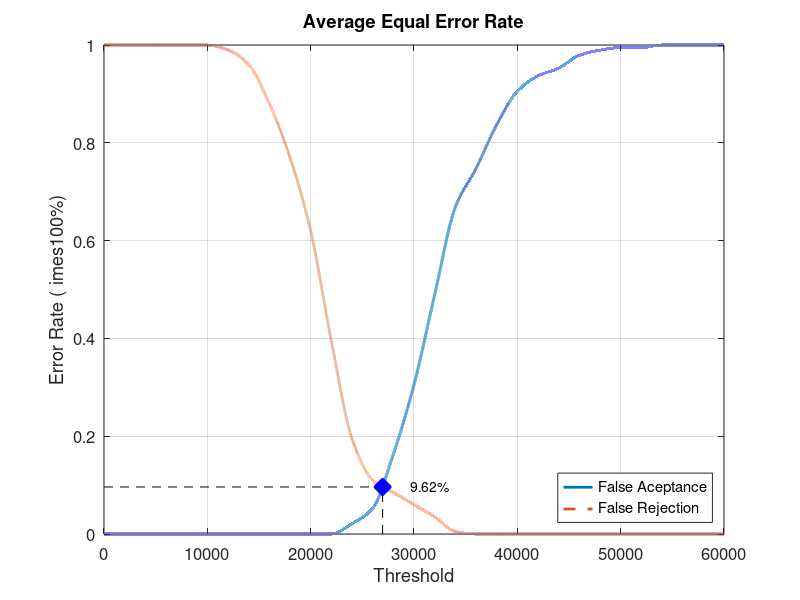
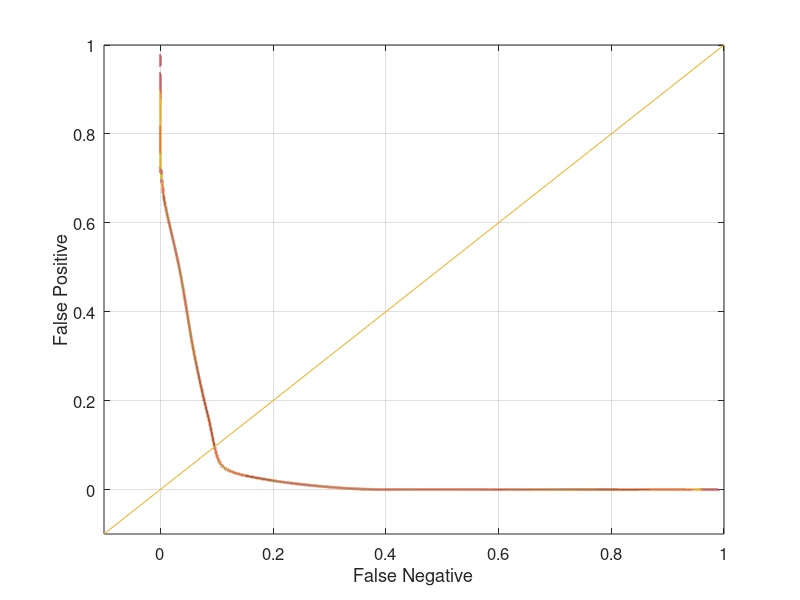

These figures' MATLAB source, in order:
close all;
clear;
clc;
x = 0:2000:60000;
xq = 0:0.5:60000;

y0 = [0 0 0 0 0 0 0 0 0 0 0 0 0.0210526 0.0526316 0.163158 0.305263 0.489474 0.668421 0.747368 0.836842 0.905263 0.936842 0.952632 0.978947 0.989474 0.994737 0.994737 1 1 1 1]
yy0 = interp1(x, y0, xq, 'pchip');
y1 = [1 1 1 1 1 1 0.99 0.96 0.88 0.77 0.62 0.395 0.195 0.11 0.085 0.06 0.035 0.005 0 0 0 0 0 0 0 0 0 0 0 0 0]
yy1 = interp1(x, y1, xq, 'pchip');

% Calculating EER: 
y2 = abs(y0 - y1);
find(y2 == min(y2))
yy2 = abs(yy0 - yy1);
xEER = find(yy2 == min(yy2));
xEERIndex = xq(xEER) % X-axis EER
yEER = yy0(xEER) % Y-axis EER

main = figure
plot(xq, yy0,'-','LineWidth', 2);	hold on
plot(xq, yy1,'--','LineWidth', 2);	hold on
plot([xEERIndex xEERIndex], [0 yEER], 'k--');	hold on
plot([0 xEERIndex], [yEER yEER], 'k--');	hold on
plot(xEERIndex, yEER, 'bx', 'LineWidth', 10);	hold on
text(xEERIndex + 10 * xEERIndex / 100, yEER, [num2str(round((10000 * yEER)) / 100) '%'])
legend('False Aceptance', 'False Rejection', 'Location', 'SouthEast')
xlabel('Threshold')
ylabel('Error Rate (	imes100%)')
title('Average Equal Error Rate')
set(gca, 'FontSize', 12)
axis([0 60000 0 1])
grid on

print(main, 'Database4_3Main', '-dpng');
FNRxFPR = figure('Color', [1 1 1]);
plot(yy1, yy0, '-', yy1, yy0, 'LineWidth', 2);
hold on
y = -0.1:0.1:1
plot(y, y); 
set(gca, 'FontSize', 12)
xlabel('False Negative')
ylabel('False Positive')
axis([-0.1 1 -0.1 1])
set(gca, 'FontSize', 12)
grid on

print(FNRxFPR, 'Database4_3FNRxFPR','-dpng');
